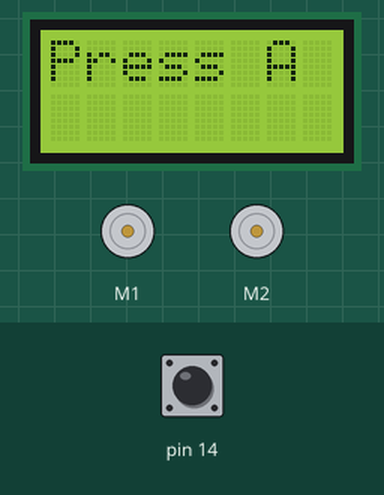
Recording of a sketch running on a simulated Arduino Leonardo, built with avr-gcc and run on an emulated ATmega32U4. Shown: 8×2 character LCD, 2 × DC motor (green arrow = forward, orange = backward, longer = faster). The inputs (shaded band) are chosen by the test bench; at power-on: pin 14 HIGH.

Above: at 1.2 s.
1.3 s: pin 14 pulled LOW for 0.15 s
At 1.75 s:
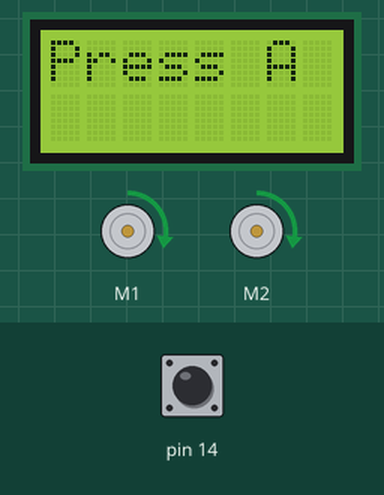
4.9 s: pin 14 pulled LOW for 1 s
At 5.98 s:
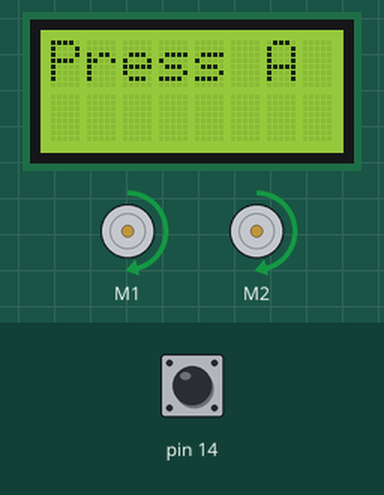
6.5 s: pin 14 pulsed LOW 5 times (0.12 s each, 0.3 s apart)
10.0 s: pin 14 pulled LOW for 3.2 s
At 12.6 s:
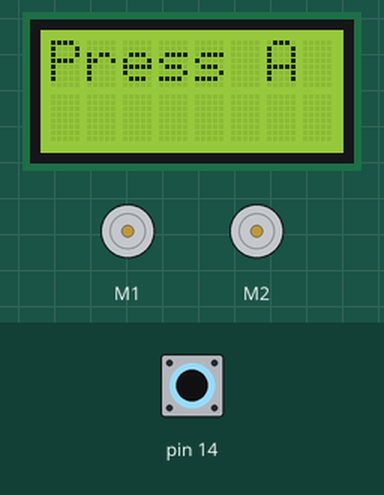
Timing chart, 0 to 14.1 s (numbered marks = the images above; inputs shaded):
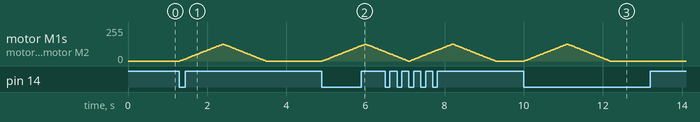

The sketch:

mech04.ino
```cpp
// モーター動作のサンプルプログラム3
#include <Zumo32U4.h>
#define MaxSpeed 200      // モーターの最大速度

Zumo32U4ButtonA buttonA;  // ボタンAのオブジェクト変数
Zumo32U4Motors motors;    // モーターのオブジェクト変数
Zumo32U4LCD lcd;          // LCDのオブジェクト変数

void setup(){
  lcd.clear();
  lcd.print("Press A");
}

void loop(){
  // ボタンAが押されたら加減速
  bool buttonPress = buttonA.getSingleDebouncedPress();
  if(buttonPress){
    // 緑LEDを点灯し最大速度まで速度をインクリメント
    ledGreen(1);  // LED ON
    for(int speed = 0; speed < MaxSpeed; speed++){
      motors.setSpeeds(speed, speed);
      delay(5);   // 5/1000[s]待つ
    }
    ledGreen(0);  // LED OFF
    // 赤LEDを点灯し0まで速度をデクリメント
    ledRed(1);    // LED ON
    for(int speed = MaxSpeed; speed >= 0; speed--){
      motors.setSpeeds(speed, speed);
      delay(5);   // 5/1000[s]待つ
    }
    ledRed(0);    // LED OFF
  }
}
```

Measured:
- after the input at 1.3 s, motor M1, motor M2: rises from stopped to forward 126/255 in 1.1 s, then falls to stopped in 1.1 s
- after the input at 4.9 s, motor M1, motor M2: rises from stopped to forward 126/255 in 1.1 s, then falls to forward 69/255 in 0.51 s
- after the input at 10.0 s, motor M1, motor M2: rises from stopped to forward 126/255 in 1.1 s, then falls to stopped in 1.1 s
